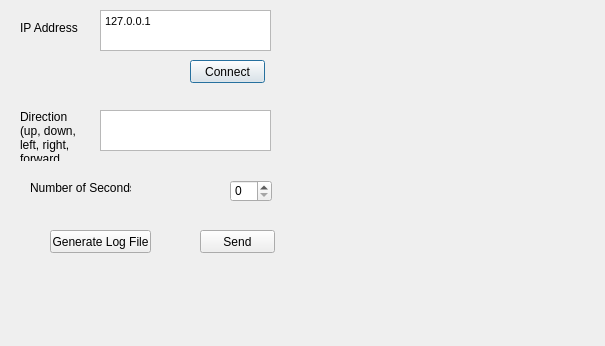
<?xml version="1.0" encoding="UTF-8"?>
<ui version="4.0">
 <class>Dialog</class>
 <widget class="QDialog" name="Dialog">
  <property name="geometry">
   <rect>
    <x>0</x>
    <y>0</y>
    <width>605</width>
    <height>346</height>
   </rect>
  </property>
  <property name="windowTitle">
   <string>Dialog</string>
  </property>
  <widget class="QLabel" name="label">
   <property name="geometry">
    <rect>
     <x>20</x>
     <y>20</y>
     <width>61</width>
     <height>16</height>
    </rect>
   </property>
   <property name="text">
    <string>IP Address</string>
   </property>
  </widget>
  <widget class="QTextEdit" name="textEditIP">
   <property name="geometry">
    <rect>
     <x>100</x>
     <y>10</y>
     <width>171</width>
     <height>41</height>
    </rect>
   </property>
   <property name="html">
    <string>&lt;!DOCTYPE HTML PUBLIC &quot;-//W3C//DTD HTML 4.0//EN&quot; &quot;http://www.w3.org/TR/REC-html40/strict.dtd&quot;&gt;
&lt;html&gt;&lt;head&gt;&lt;meta name=&quot;qrichtext&quot; content=&quot;1&quot; /&gt;&lt;style type=&quot;text/css&quot;&gt;
p, li { white-space: pre-wrap; }
&lt;/style&gt;&lt;/head&gt;&lt;body style=&quot; font-family:'MS Shell Dlg 2'; font-size:8.25pt; font-weight:400; font-style:normal;&quot;&gt;
&lt;p style=&quot; margin-top:0px; margin-bottom:0px; margin-left:0px; margin-right:0px; -qt-block-indent:0; text-indent:0px;&quot;&gt;127.0.0.1&lt;/p&gt;&lt;/body&gt;&lt;/html&gt;</string>
   </property>
  </widget>
  <widget class="QPushButton" name="pushButtonConnect">
   <property name="geometry">
    <rect>
     <x>190</x>
     <y>60</y>
     <width>75</width>
     <height>23</height>
    </rect>
   </property>
   <property name="text">
    <string>Connect</string>
   </property>
  </widget>
  <widget class="QTextEdit" name="textEditMessage">
   <property name="geometry">
    <rect>
     <x>100</x>
     <y>110</y>
     <width>171</width>
     <height>41</height>
    </rect>
   </property>
  </widget>
  <widget class="QLabel" name="label_3">
   <property name="geometry">
    <rect>
     <x>20</x>
     <y>110</y>
     <width>71</width>
     <height>51</height>
    </rect>
   </property>
   <property name="text">
    <string>Direction (up, down, left, right, forward, backward)</string>
   </property>
   <property name="alignment">
    <set>Qt::AlignLeading|Qt::AlignLeft|Qt::AlignTop</set>
   </property>
   <property name="wordWrap">
    <bool>true</bool>
   </property>
  </widget>
  <widget class="QPushButton" name="pushButtonSend">
   <property name="geometry">
    <rect>
     <x>200</x>
     <y>230</y>
     <width>75</width>
     <height>23</height>
    </rect>
   </property>
   <property name="text">
    <string>Send</string>
   </property>
  </widget>
  <widget class="QSpinBox" name="numSeconds">
   <property name="geometry">
    <rect>
     <x>230</x>
     <y>180</y>
     <width>42</width>
     <height>22</height>
    </rect>
   </property>
  </widget>
  <widget class="QLabel" name="label_4">
   <property name="geometry">
    <rect>
     <x>30</x>
     <y>180</y>
     <width>101</width>
     <height>16</height>
    </rect>
   </property>
   <property name="text">
    <string>Number of Seconds</string>
   </property>
  </widget>
  <widget class="QPushButton" name="pushButtonLOG">
   <property name="geometry">
    <rect>
     <x>50</x>
     <y>230</y>
     <width>101</width>
     <height>23</height>
    </rect>
   </property>
   <property name="text">
    <string>Generate Log File</string>
   </property>
  </widget>
 </widget>
 <layoutdefault spacing="6" margin="11"/>
 <resources/>
 <connections/>
</ui>
